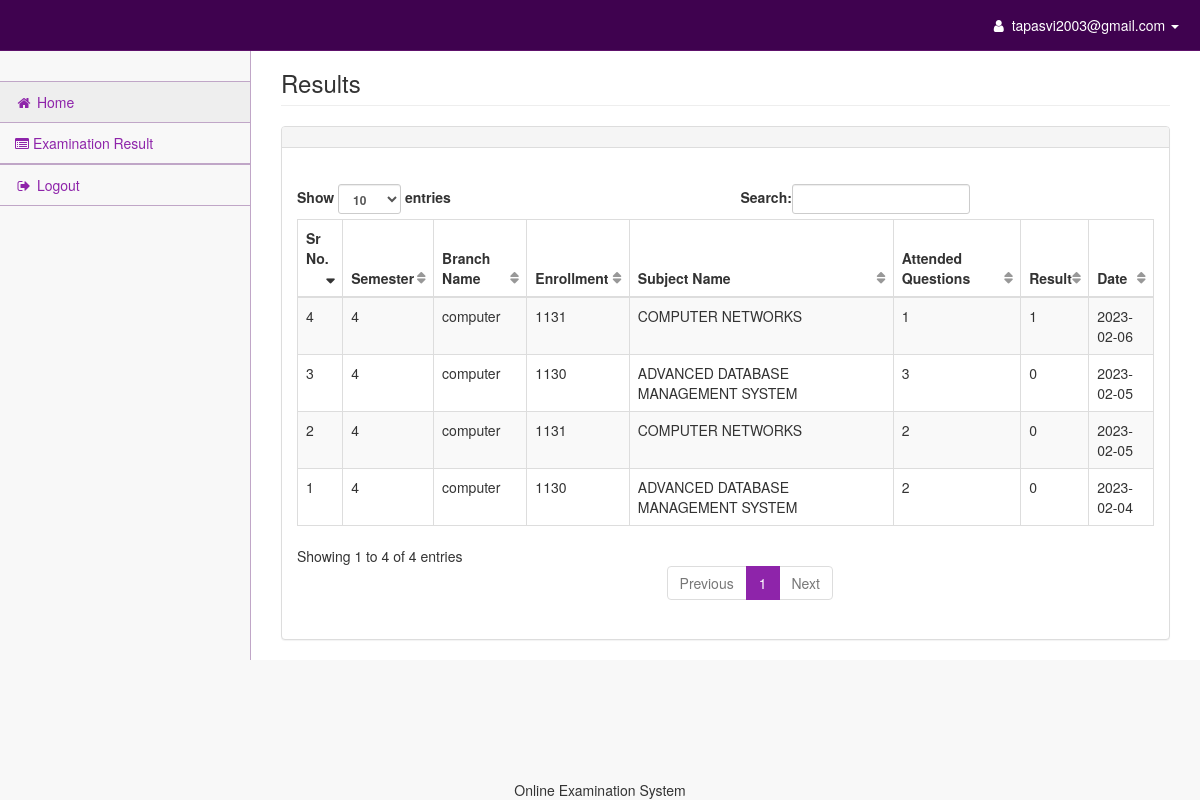
/admin/result.php (signed in), run on the app's committed database.
### tables this page shows
CREATE TABLE `result` (
  `id` int(11) NOT NULL,
  `user_id` int(11) NOT NULL,
  `branch` text NOT NULL,
  `sem` text NOT NULL,
  `subject` text NOT NULL,
  `attend_que` text NOT NULL,
  `obtained_marks` text NOT NULL,
  `exam_date` date NOT NULL,
  `delete_status` int(11) NOT NULL
);

CREATE TABLE `student` (
  `id` int(11) NOT NULL,
  `fname` varchar(20) NOT NULL,
  `lname` varchar(30) NOT NULL,
  `gender` text NOT NULL,
  `enroll` text NOT NULL,
  `sem` text NOT NULL,
  `branch` text NOT NULL,
  `dob` date NOT NULL,
  `email` text NOT NULL,
  `mobile` text NOT NULL,
  `address` text NOT NULL,
  `city` text NOT NULL,
  `pin` text NOT NULL,
  `cdate` date NOT NULL,
  `mdate` date NOT NULL,
  `delete_status` int(11) NOT NULL
);

### admin/result.php (the view, shortened to what this page needs)
<?php
include("header.php");
include("connect.php");
$sql= "SELECT * FROM result
WHERE user_id IN (SELECT id FROM  student where delete_status='0')";
$result=$conn->query($sql);
?>
<link href="../css/metisMenu.min.css" rel="stylesheet">
        <link href="../css/timeline.css" rel="stylesheet">
        <link href="../css/startmin.css" rel="stylesheet">
        <link href="../css/morris.css" rel="stylesheet">
        <link href="../css/font-awesome.min.css" rel="stylesheet" type="text/css">
<div id="page-wrapper">
                <div class="container-fluid">
                    <div class="row">
                        <div class="col-lg-12">
                            <h3 class="page-header">Results</h3>
                        </div>
                    </div>
                    <div class="row">
                        <div class="col-lg-12">
                            <div class="panel panel-default">
                                <div class="panel-heading">
                                </div>
                                <div class="panel-body">
                                    <br>
                                    <div class="table-responsive">
<table class="table table-striped table-bordered table-hover" id="dataTables-example">
    <div class="col-sm-6">
        <div id="dataTables-example_filter" class="dataTables_filter">
            <thead>
                <tr>
                    <th>Sr No.</th>
                                            <th>Semester</th>
                                            <th>Branch Name</th>
                                            <th>Enrollment</th>
                                            <th>Subject Name</th>
                                            <th>Attended Questions</th>
                                            <th>Result</th>
                                            <th>Date</th>
                </tr>
            </thead>
            <tbody>
                                        <?php
                                            $count = 1;
                                            while ($row = mysqli_fetch_assoc($result)) {
                                        ?>
<?php
foreach ($result as $row) {
     $sql1="SELECT * from student where id='".$row['user_id']." '";
     $result1=$conn->query($sql1);
     $row1=$result1->fetch_assoc();
    ?>
    <tr>
        <td><?php echo $count; ?></td>
        <td><?php echo $row1['sem']; ?></td>
        <td><?php echo $row1['branch']; ?></td>
        <td><?php echo $row1['enroll']; ?></td>
        <td><?php echo $row['subject']; ?></td>
        <td><?php echo $row['attend_que']; ?></td>
        <td><?php echo $row['obtained_marks']; ?></td>
        <td><?php echo $row['exam_date']; ?></td>
         <?php $count++; } ?>
<?php
}
?>
                                       </tbody>
        </div>
    </div>
</table>
                                    </div>
                                </div>
                            </div>
                        </div>
                    </div>
                            </div>
                        </div>
                    </div>
</html>
<?php
include("footer.php");
?>

### admin/header.php (shortened to what this page needs)
<!DOCTYPE html>
<html lang="en">
    <head>
       <link href="../css/bootstrap.min.css" rel="stylesheet">
        <link href="../css/metisMenu.min.css" rel="stylesheet">
        <link href="../css/timeline.css" rel="stylesheet">
        <link href="../css/startmin.css" rel="stylesheet">
        <link href="../css/morris.css" rel="stylesheet">
        <link href="../css/font-awesome.min.css" rel="stylesheet" type="text/css">
    </head>
    <body>
        <div id="wrapper">
            <nav class="navbar navbar-inverse navbar-fixed-top" role="navigation">
                  <ul class="nav navbar-right navbar-top-links">
                 <li class="dropdown">
                                              <a class="dropdown-toggle" data-toggle="dropdown" href="#">
                            <i class="fa fa-user fa-fw"></i>
                              <?php
      if(isset ($_SESSION['email']))
      {
        echo $_SESSION['email'];
      }
      else
      {
        echo '';
      }
    ?>
    <?php
                        if(isset ($_SESSION['email']))
      {
                        ?>
  <b class="caret"></b>
                        </a>
                            </li>
                        </ul>
                        <?php }
                        ?>
                <div class="navbar-default sidebar" role="navigation">
                    <div class="sidebar-nav navbar-collapse">
                        <ul class="nav" id="side-menu">
                            <li class="sidebar-search">
                            </li>
                    <?php
if(isset($_SESSION['email']))
{ ?>
                             <li>
                                <a href="home.php" class="active"><i class="fa fa-home fa-fw"></i> Home</a></li>
                               <?php } else { ?>  <li>
                                <a href="index.php" class="active"><i class="fa fa-home fa-fw"></i> Home</a></li>
      <?php } ?>
                                           <?php
if(isset($_SESSION['email']))
{ ?>
                            <li>
                            <a href="result.php"><i class="fa fa- fa-list-alt"></i> Examination Result</a>
                            <li class="divider"></li>
                            <li><a href="logout.php"><i class="fa fa-sign-out fa-fw"></i> Logout</a>
                            </li>
                           <?php } ?>
                    </div>
                </div>
            </nav>

### admin/footer.php (shortened to what this page needs)
</head>
<body>
<br>
<footer class="footer" style="  position: fixed;left: 0;bottom: 0;width: 100%;text-align: center;"> <br>Online Examination System
</footer>
<br>
</body>
</html>
    </body>
</html>

### css/startmin.css (style rules this page uses)
body { background-color: #f8f8f8; }
#wrapper { width: 100%; }
#page-wrapper { padding-top: 30px; min-height: 568px; background-color: #fff; }
@media (min-width:768px) { #page-wrapper { position: inherit; margin-left: 250px; padding: 30px 15px 0 15px; border-left: 1px solid #c0a6c7; } }
.navbar-right { text-align: right; }
.navbar-top-links { margin: 0; }
.navbar-top-links li { display: inline-block; }
.navbar-top-links li:last-child { margin-right: 6px; }
.navbar-top-links li a { padding: 15px; min-height: 50px; }
.navbar-top-links>li>a { color: #fff; }
.sidebar .sidebar-nav.navbar-collapse { padding-right: 0; padding-left: 0; }
.sidebar .sidebar-search { padding: 15px; }
.sidebar ul li { border-bottom: 1px solid #c0a6c7; }
.sidebar ul li a.active { background-color: #eee; }
@media (min-width:768px) { .sidebar { z-index: 1; position: absolute; width: 250px; margin-top: 51px; } }
table.dataTable thead .sorting, table.dataTable thead .sorting_asc, table.dataTable thead .sorting_desc, table.dataTable thead .sorting_asc_disabled, table.dataTable thead .sorting_desc_disabled { background: 0 0; }
table.dataTable thead .sorting_desc:after { content: "\f0dd"; float: right; font-family: fontawesome; }
table.dataTable thead .sorting:after { content: "\f0dc"; float: right; font-family: fontawesome; color: rgba(50,50,50,.5); }

### data on the page
result: student.sem "4", student.branch "computer", student.enroll "1130", subject "ADVANCED DATABASE MANAGEMENT SYSTEM", attend_que "2", obtained_marks "0", exam_date "2023-02-04"
result: student.sem "4", student.branch "computer", student.enroll "1131", subject "COMPUTER NETWORKS", attend_que "2", obtained_marks "0", exam_date "2023-02-05"
result: student.sem "4", student.branch "computer", student.enroll "1130", subject "ADVANCED DATABASE MANAGEMENT SYSTEM", attend_que "3", obtained_marks "0", exam_date "2023-02-05"
result: student.sem "4", student.branch "computer", student.enroll "1131", subject "COMPUTER NETWORKS", attend_que "1", obtained_marks "1", exam_date "2023-02-06"

### other printed values
$_SESSION['email'] "tapasvi2003@gmail.com"
